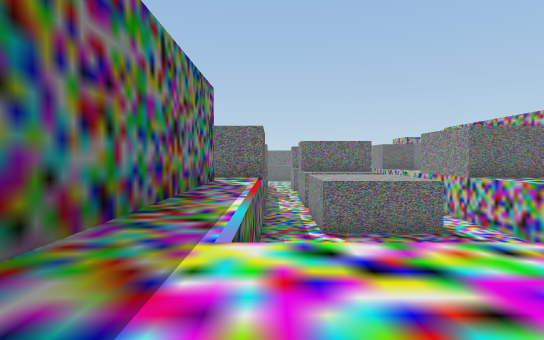
[1] (above)

21 first-person views from a walk through a scene from a Unity 3-D project. The camera is 1.2 m above the floor, tilts 2° down and sees 80° across. The floor is counted in squares, 2 m on a side. Each view is taken from the middle of a square. On the plan, view 1 faces up. The plan holds only what a view shows up to about 10 squares ahead; the rest is blank. The place goes on beyond the plan. Some animated figures are left out.

[2]
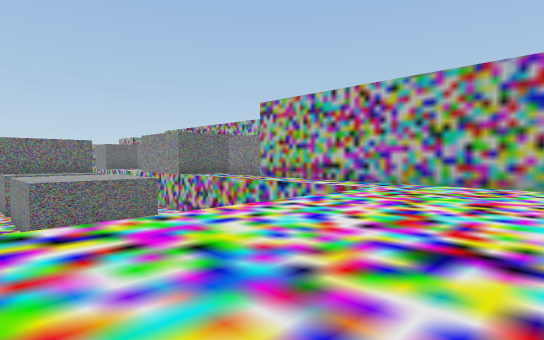

[3]
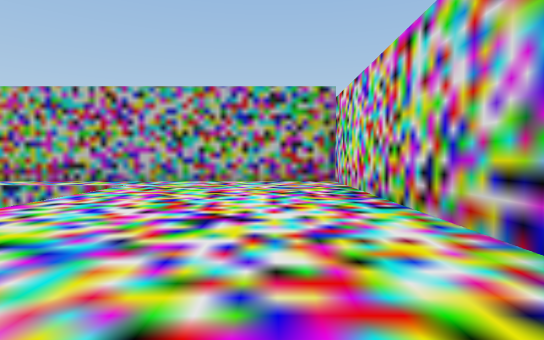

[4]
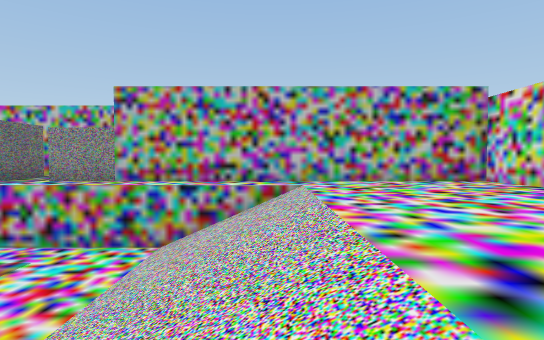

[5]
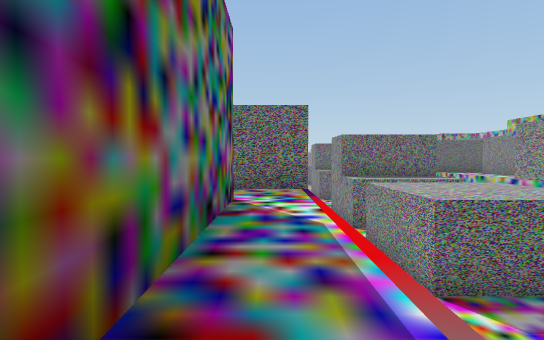

[6]
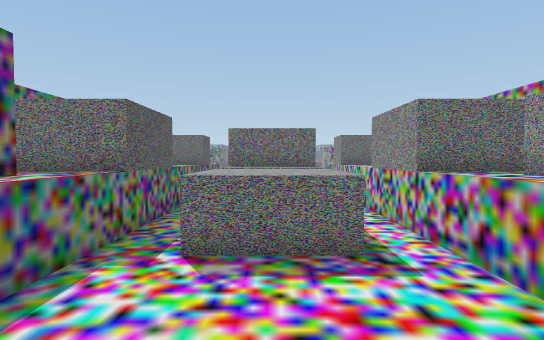

[7]
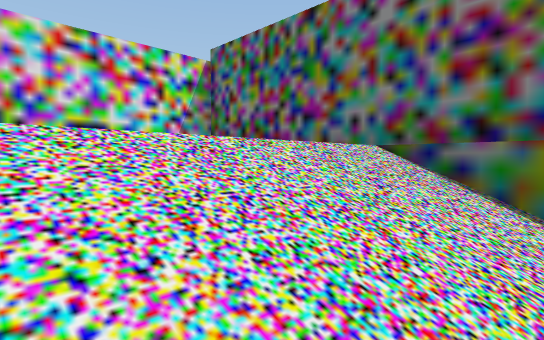

[8]
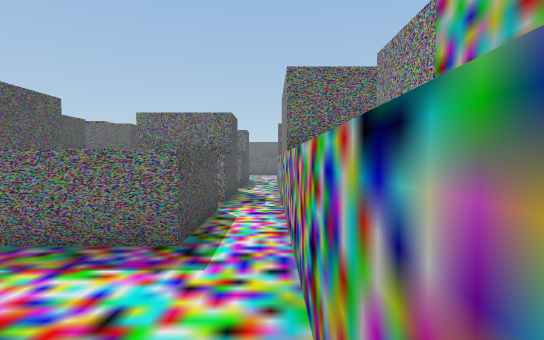

[9]
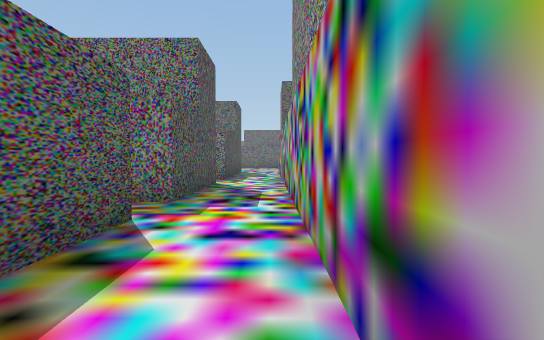

[10]
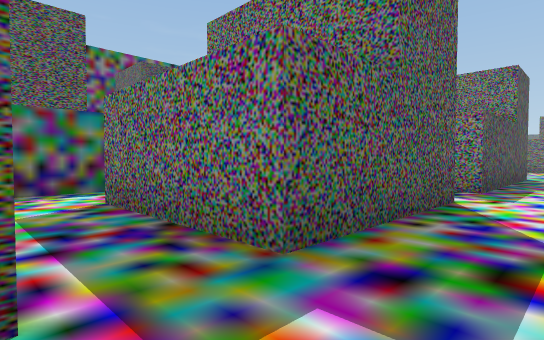

[11]
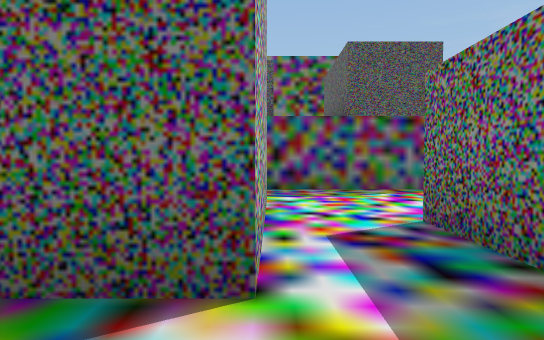

[12]
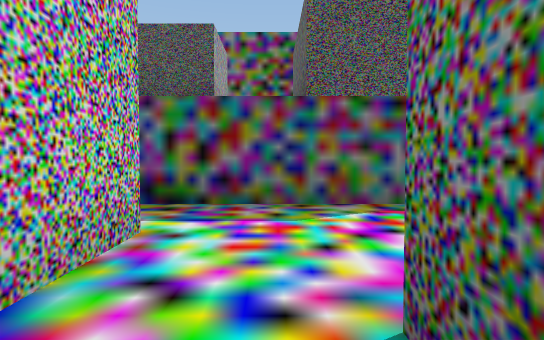

[13]
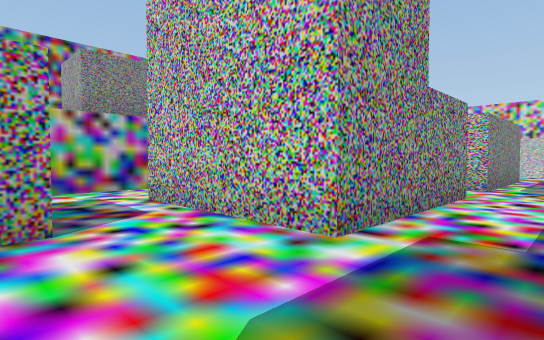

[14]
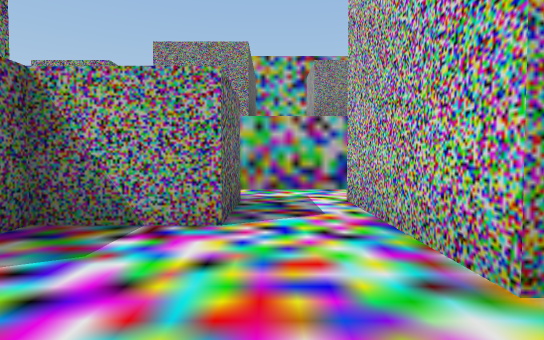

[15]
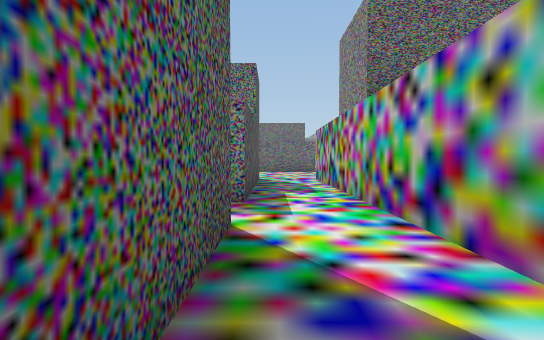

[16]
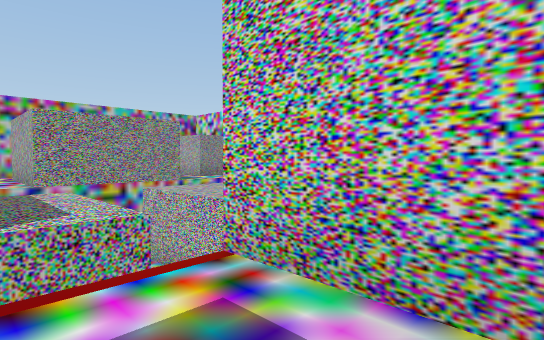

[17]
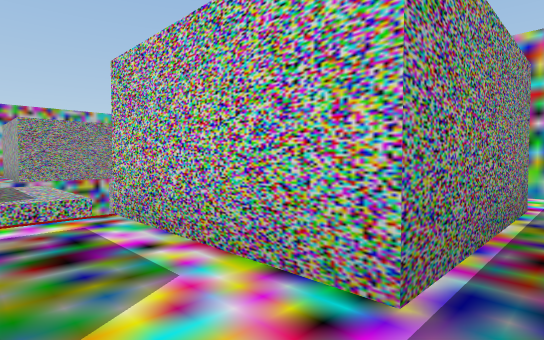

[18]
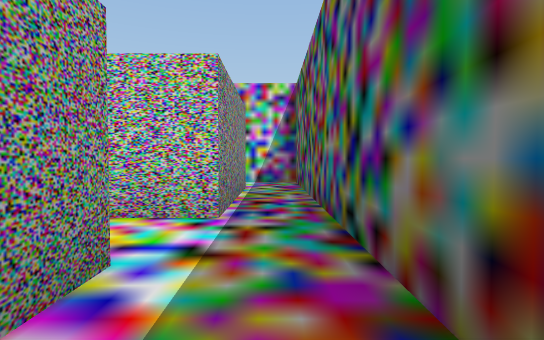

[19]
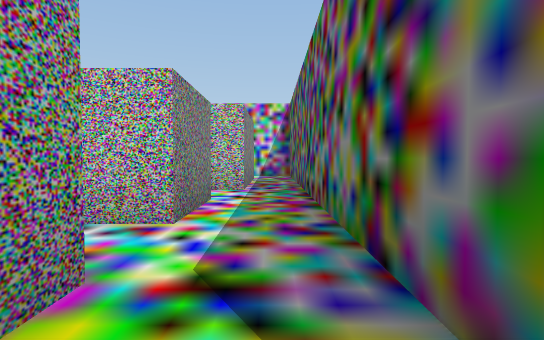

[20]
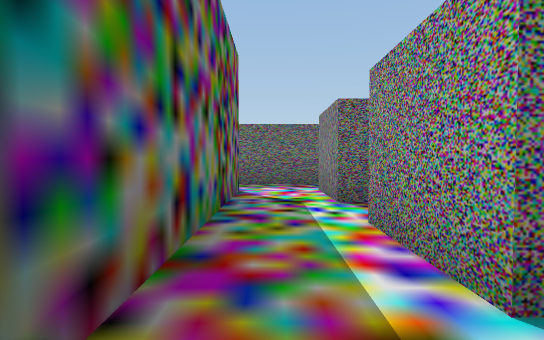

[21]
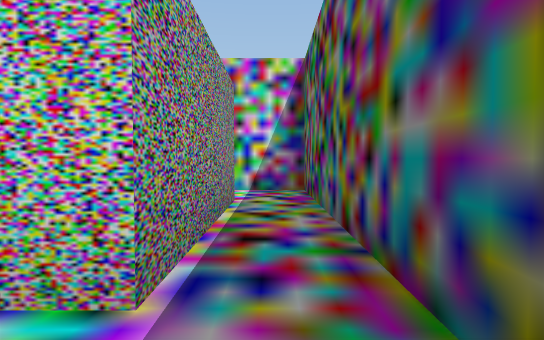

### Floor plan
Key: @ floor where view 1 was taken; # wall or solid block; . main floor; - floor 2.75 m lower than the main floor; / step, stairs or slope.
Columns run from 5 left of view 1 to 11 right of it. Each row starts with its distance up from view 1.
 20 #.###- -##--#
 19 #.###---##--###
 18 #..  -------
 17 #.## --###-- ##
 16 #.## --###-- #
 15 #....--###--
 14 #....--###--....#
 13 #.###-------###
 12 #.###--###--###
 11 #.###--###--###
 10 #....--###--...
  9 #....--###--.#
  8 ####.-------.#
  7    #.-------.#
  6    #.-------.#
  5    #./ /////.#
  4    #.///////.#
  3    #.///////.#
  2    #.........#
  1    #.........#
  0    # @.......#
 -1    #.........#
 -2    # ........#
 -3    ###########

Positions as (right, up) in squares from view 1, and headings:
1: (0, 0), facing up
2: (0, -1), facing up-right
3: (-1, -1), facing right
4: (-1, 3), facing right
5: (-1, 4), facing up
6: (3, 3), facing up
7: (3, 4), facing down-left
8: (6, 4), facing up
9: (6, 9), facing up
10: (6, 12), facing up-left
11: (6, 17), facing left
12: (4, 18), facing left
13: (0, 19), facing down-right
14: (0, 18), facing right
15: (5, 14), facing up
16: (-2, 15), facing down-right
17: (-4, 15), facing down-right
18: (-4, 17), facing down
19: (-4, 20), facing down
20: (-4, 14), facing up
21: (-4, 15), facing down
